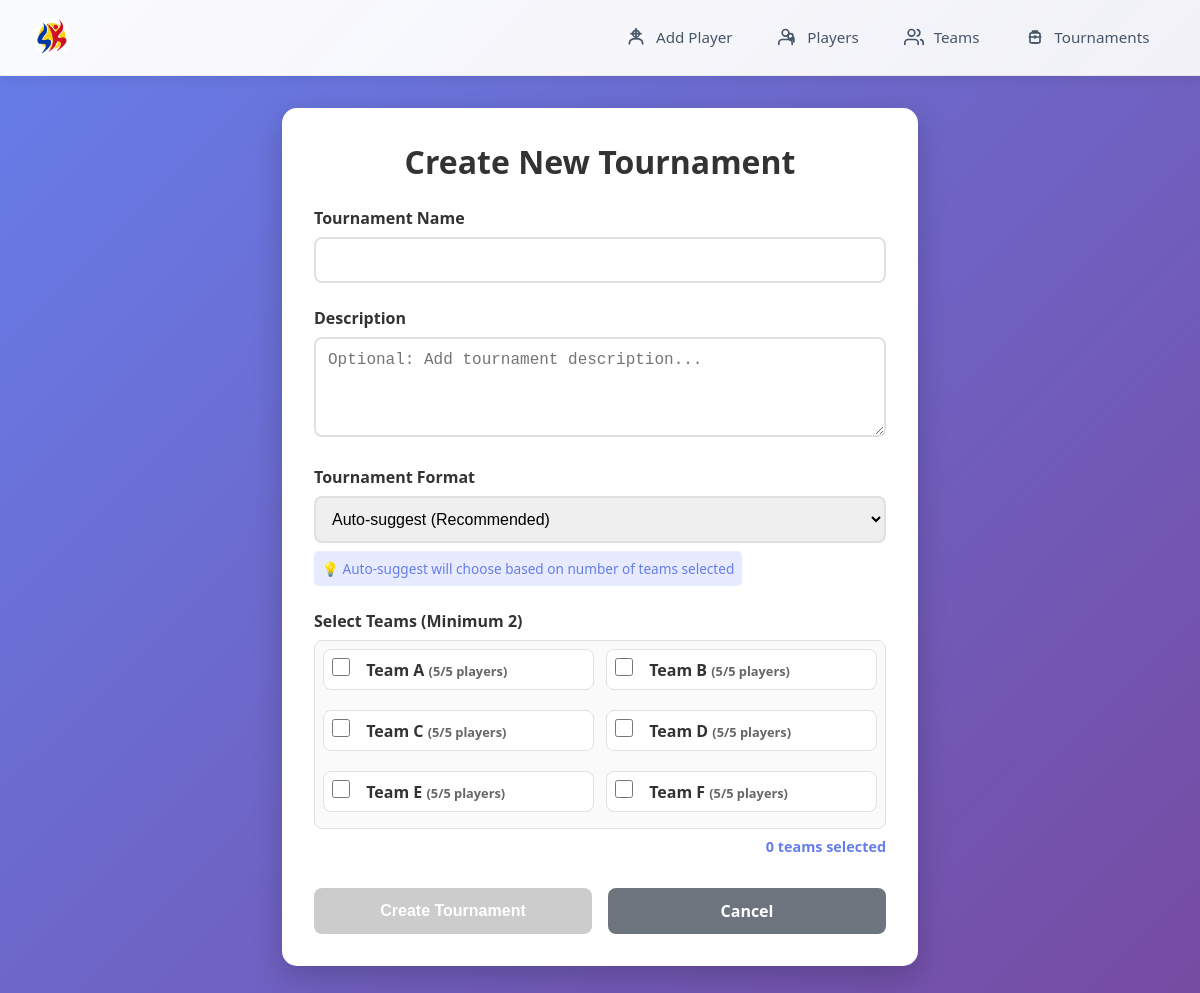
Page /create/ on the committed database.
### teams/models.py (models this page shows, shortened)
class Team(models.Model):
    name = models.CharField(max_length=100, unique=True)
    created_at = models.DateTimeField(auto_now_add=True)
    is_active = models.BooleanField(default=True)
    def get_member_count(self):
        return self.team_members.count()

### tournament/views.py (the view, shortened to what this page needs)
# urls.py: path('create/', views.create_tournament, name='create'),
def create_tournament(request):
    teams = Team.objects.all()
    return render(request, 'tournament/create_tournament.html', {
        'teams': teams,
        'formats': TournamentFormat.choices
    })

### tournament/templates/tournament/create_tournament.html (shortened to what this page needs)
{% extends 'includes/base.html' %}
{% block content %}
<div class="container">
    <div class="form-card">
        <h1>Create New Tournament</h1>
        <form method="post">
            <div class="form-group">
                <label>Tournament Name</label>
                <input type="text" name="name" class="form-control" required>
            </div>
            <div class="form-group">
                <label>Description</label>
                <textarea name="description" class="form-control" rows="4" placeholder="Optional: Add tournament description..."></textarea>
            </div>
            <div class="form-group">
                <label>Tournament Format</label>
                <select name="format" class="form-control" id="formatSelect">
                    <option value="">Auto-suggest (Recommended)</option>
                </select>
                <div class="format-info" id="formatInfo">
                </div>
            </div>
            <div class="form-group">
                <label>Select Teams (Minimum 2)</label>
                <div class="teams-list">
                    {% for team in teams %}
                        <label class="team-checkbox">
                            <input type="checkbox" name="teams" value="{{ team.id }}" class="team-select">
                            <span class="team-name">{{ team.name }}</span>
                            <span class="team-members">({{ team.get_member_count }}/5 players)</span>
                        </label>
                    {% empty %}
                        <p class="no-teams">No teams available. Please <a href="{% url 'teams:create' %}">create a team</a> first.</p>
                    {% endfor %}
                </div>
                <div class="selected-info">
                    <span id="selectedCount">0</span> teams selected
                </div>
            </div>
            <div class="button-group">
                <button type="submit" class="btn-submit" id="submitBtn" disabled>Create Tournament</button>
                <a href="{% url 'tournament:list' %}" class="btn-cancel">Cancel</a>
            </div>
        </form>
    </div>
</div>
{% endblock %}

### templates/includes/base.html (style rules this page uses)
* { margin: 0; padding: 0; box-sizing: border-box; }
body { font-family: 'Segoe UI', Tahoma, Geneva, Verdana, sans-serif; background: linear-gradient(135deg, #667eea 0%, #764ba2 100%); min-height: 100vh; }
.container { max-width: 1200px; margin: 2rem auto; padding: 0 2rem; }
button, .btn { cursor: pointer; transition: all 0.3s ease; }

### tournament/templates/tournament/create_tournament.html (style rules this page uses)
.container { max-width: 700px; margin: 2rem auto; padding: 0 2rem; }
.form-card { background: white; border-radius: 15px; padding: 2rem; box-shadow: 0 10px 30px rgba(0,0,0,0.2); }
.form-card h1 { color: #333; margin-bottom: 1.5rem; text-align: center; }
.form-group { margin-bottom: 1.5rem; }
.form-group label { display: block; margin-bottom: 0.5rem; font-weight: 600; color: #333; }
.form-control { width: 100%; padding: 0.75rem; border: 2px solid #e0e0e0; border-radius: 8px; font-size: 1rem; transition: border-color 0.3s; }
.format-info { margin-top: 0.5rem; font-size: 0.85rem; }
.teams-list { display: grid; grid-template-columns: repeat(auto-fill, minmax(250px, 1fr)); gap: 0.75rem; max-height: 350px; overflow-y: auto; padding: 0.5rem; border: 1px solid #e0e0e0; border-radius: 8px; background: #fafafa; }
.team-checkbox { display: flex; align-items: center; padding: 0.5rem; background: white; border-radius: 8px; cursor: pointer; transition: all 0.3s; border: 1px solid #e0e0e0; }
.team-checkbox input { margin-right: 0.75rem; width: 18px; height: 18px; cursor: pointer; }
.team-name { flex: 1; font-weight: 600; color: #333; }
.team-members { font-size: 0.8rem; color: #666; }
.selected-info { margin-top: 0.5rem; font-size: 0.9rem; color: #667eea; font-weight: 600; text-align: right; }
.button-group { display: flex; gap: 1rem; margin-top: 2rem; }
.btn-submit, .btn-cancel { flex: 1; padding: 0.75rem; border: none; border-radius: 8px; font-size: 1rem; font-weight: 600; cursor: pointer; text-decoration: none; text-align: center; transition: all 0.3s; }
.btn-submit { background: #28a745; color: white; }
.btn-submit:disabled { background: #ccc; cursor: not-allowed; }
.btn-cancel { background: #6c757d; color: white; }

### rows in the picture
Team: name "Team A", get_member_count "5"
Team: name "Team B", get_member_count "5"
Team: name "Team C", get_member_count "5"
Team: name "Team D", get_member_count "5"
Team: name "Team E", get_member_count "5"
Team: name "Team F", get_member_count "5"
